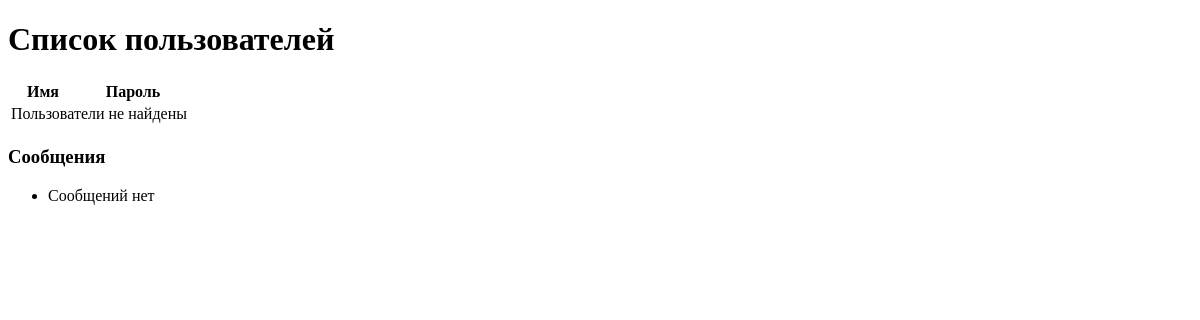
/admin, run on an earlier commit of the app's database.
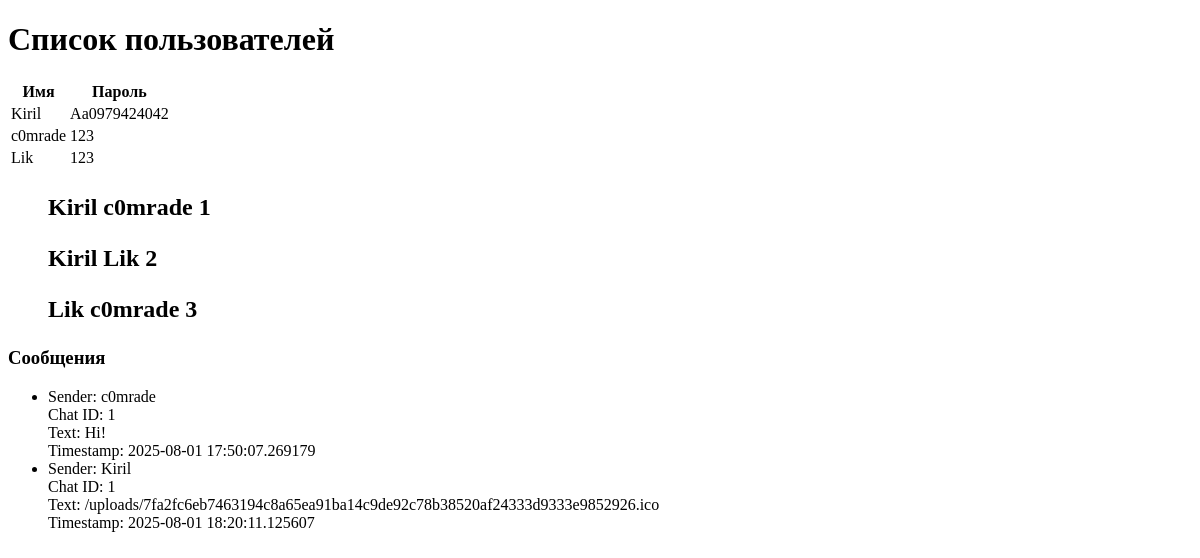
And on a later commit of the database.
### backend/stuff/db.py (models this page shows, shortened)
class users(db.Model):
    _id = db.Column("id", db.Integer, primary_key=True)
    name = db.Column("name", db.String(100))
    password = db.Column("password", db.String(100))

class Chat(db.Model):
    __tablename__ = 'chats'
    id = db.Column(db.Integer, primary_key=True)
    user1 = db.Column(db.String(50), nullable=False)
    user2 = db.Column(db.String(50), nullable=False)

class Message(db.Model):
    __tablename__ = 'messages'
    id = db.Column(db.Integer, primary_key=True)
    chat_id = db.Column(db.Integer, db.ForeignKey('chats.id'), nullable=False)
    sender = db.Column(db.String(50), nullable=False)
    text = db.Column(db.String(1000), nullable=False)
    timestamp = db.Column(db.DateTime, default=datetime.utcnow)

### backend/stuff/routes.py (the view)
    @app.route('/admin')
    def admin():
        users_list = users.query.all()
        chat_list = Chat.query.all()
        message_list = Message.query.all()
        return render_template("Users.html", users=users_list, chats=chat_list, messages=message_list)

### backend/stuff/templates/Users.html (shortened to what this page needs)
<!DOCTYPE html>
<html lang="ru">
<head>
</head>
<body>
    <h1>Список пользователей</h1>
    <table style="border: 1;">
        <thead>
            <tr>
                <th>Имя</th>
                <th>Пароль</th>
            </tr>
        </thead>
        <tbody>
            {% for user in users %}
            <tr>
                <td>{{ user.name }}</td>
                <td>{{ user.password }}</td>
            </tr>
            {% else %}
            <tr>
                <td colspan="2">Пользователи не найдены</td>
            </tr>
            {% endfor %}
        </tbody>
    </table>
    <h2>
                    {% for chat in chats %}
            <dir>
                <span>{{ chat.user1 }}</span>
                <span>{{ chat.user2 }}</span>
                <span>{{ chat.id }}</span>
            </dir>
                    {% endfor %}
    </h2>
    <h3>
        <h3>Сообщения</h3>
<ul>
  {% for msg in messages %}
    <li>
        Sender: {{ msg.sender }}<br>
Chat ID: {{ msg.chat_id }}<br>
Text: {{ msg.text }}<br>
Timestamp: {{ msg.timestamp }}<br>
    </li>
  {% else %}
    <li>Сообщений нет</li>
  {% endfor %}
</ul>
    </h3>
</body>
</html>

What changed in the data, as far as the page shows it:
added users: name "Kiril", password "Aa0979424042"
added users: name "c0mrade", password "123"
added users: name "Lik", password "123"
added Chat: user1 "Kiril", user2 "c0mrade", id "1"
added Chat: user1 "Kiril", user2 "Lik", id "2"
added Chat: user1 "Lik", user2 "c0mrade", id "3"
added Message: sender "c0mrade", chat_id "1", text "Hi!", timestamp "2025-08-01 17:50:07.269179"
added Message: sender "Kiril", chat_id "1", text "/uploads/7fa2fc6eb7463194c8a65ea91ba14c9de92c78b38520af24333d9333e9852926.ico", timestamp "2025-08-01 18:20:11.125607"
Also different on the page:
text no longer shown: "Пользователи не найдены Сообщений нет"
